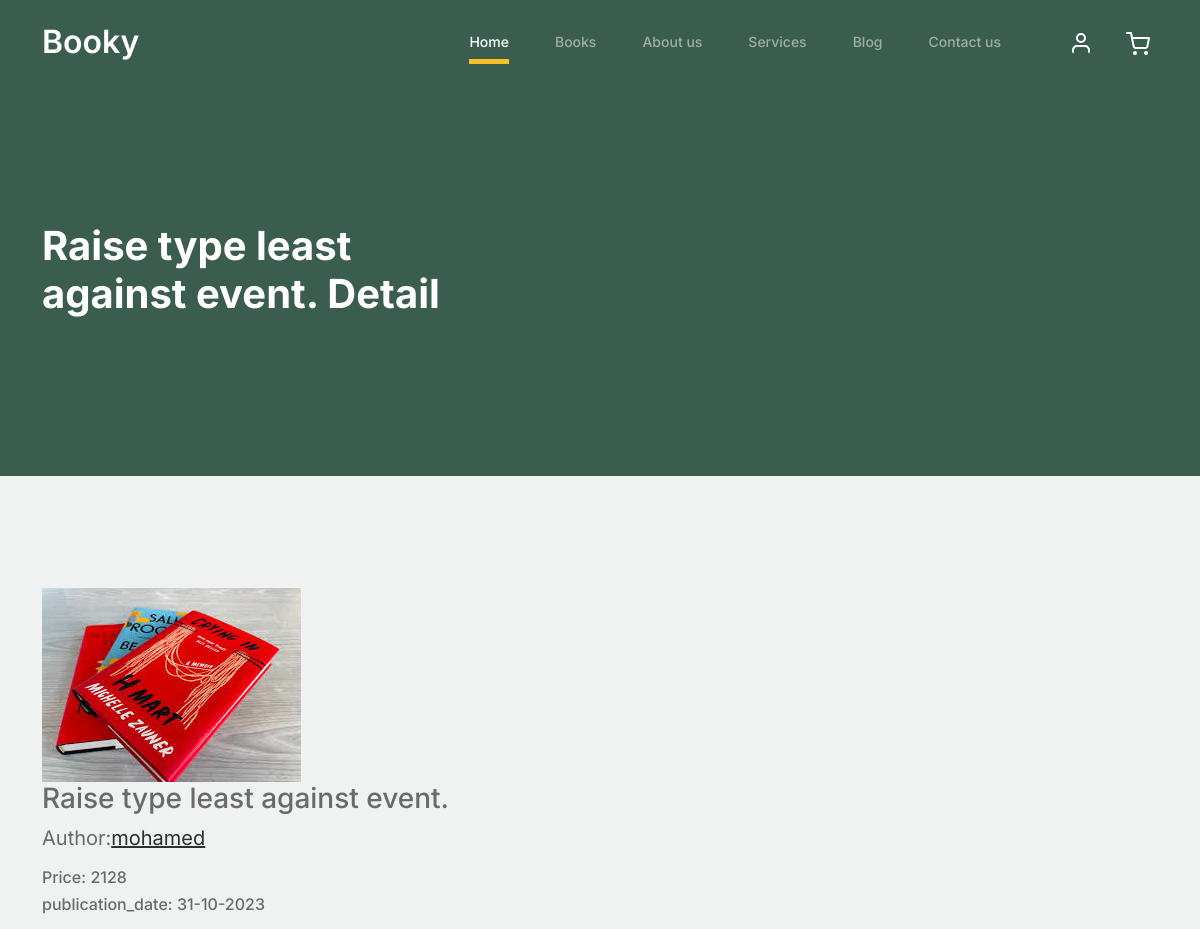
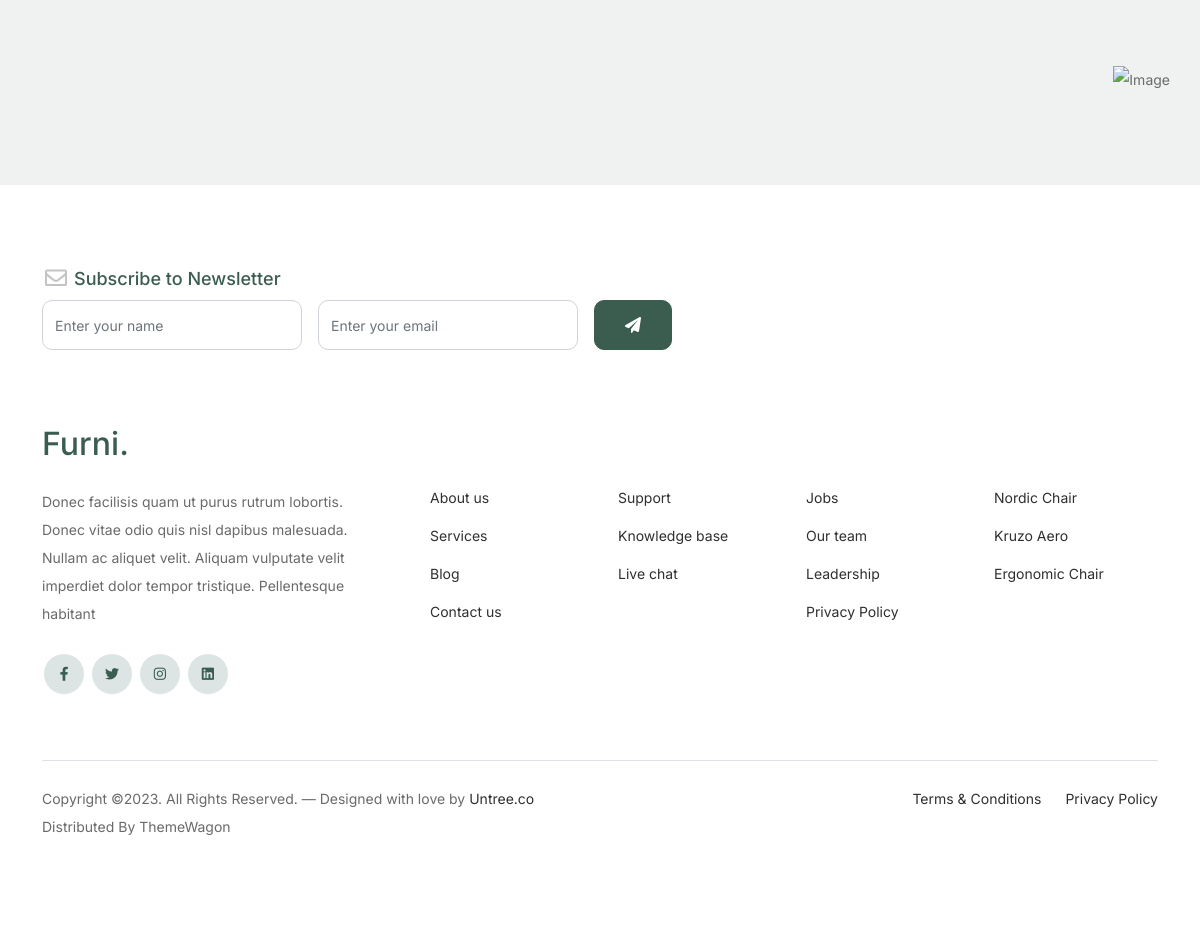
The page /books/raise-type-least-against-event on the database its author committed (2 pictures, top to bottom).
### library/models.py (models this page shows, shortened)
class Book(models.Model):
    title =models.CharField(max_length=100)
    author=models.ForeignKey('Author',on_delete=models.CASCADE,related_name='book_author')
    publication_date=models.DateTimeField(default=timezone.now)
    price=models.IntegerField(null=True,blank=True)
    logo=models.ImageField(upload_to='books')
    slug=models.SlugField(null=True,blank=True)
    def __str__(self):
        return self.title

class Author(models.Model):
    name=models.CharField(max_length=50)
    birth_date=models.DateField()
    biography=models.TextField(max_length=1000)
    slug=models.SlugField(null=True,blank=True)
    def __str__(self):
        return self.name

### library/views.py (the view)
# urls.py: path('<slug:slug>', book_detail),
def book_detail(request,slug):
    book=Book.objects.get(slug=slug)
    return render(request,'library/book_detail.html',{'book':book})

### library/templates/library/book_detail.html (shortened to what this page needs)
{% extends 'base.html' %}
{% block body %}
{% load static %}
<body>
    <nav class="custom-navbar navbar navbar navbar-expand-md navbar-dark bg-dark" arial-label="Furni navigation bar">
    </nav>
			<div class="hero">
				<div class="container">
					<div class="row justify-content-between">
						<div class="col-lg-5">
							<div class="intro-excerpt">
								<h1>{{book}} Detail</h1>
							</div>
						</div>
						<div class="col-lg-7">
						</div>
					</div>
				</div>
			</div>
    <div class="untree_co-section product-detail-section before-footer-section">
        <div class="container">
            <div class="row">
                <div class="col-12 col-md-5">
                    <div class="product-detail">
                        <a href="#"><img src="{{book.logo.url}}" alt=""></a>
                        <h3 class="product-title">{{book.title}}</h3>
                        <p style="font-size: 20px;">Author:<a href="">{{book.author}}</a></p>
                        <h6 class="product-price">Price: {{book.price}}</h6>
                        <h6 class="publication_date">publication_date: {{book.publication_date|date:"j-n-o"}}</h6>
                    </div>
                </div>
                    </div>
                </div>
            </div>
{% endblock body %}

### static/css/style.css (style rules this page uses)
body { overflow-x: hidden; position: relative; }
body { font-family: "Inter", sans-serif; font-weight: 400; line-height: 28px; color: #6a6a6a; font-size: 14px; background-color: #eff2f1; }
a { text-decoration: none; -webkit-transition: .3s all ease; -o-transition: .3s all ease; transition: .3s all ease; color: #2f2f2f; text-decoration: underline; }
.custom-navbar { background: #3b5d50 !important; padding-top: 20px; padding-bottom: 20px; }
.hero { background: #3b5d50; padding: calc(4rem - 30px) 0 0rem 0; }
@media (min-width: 768px) { .hero { padding: calc(4rem - 30px) 0 4rem 0; } }
@media (min-width: 992px) { .hero { padding: calc(8rem - 30px) 0 8rem 0; } }
.hero .intro-excerpt { position: relative; z-index: 4; }
@media (min-width: 992px) { .hero .intro-excerpt { max-width: 450px; } }
.hero h1 { font-weight: 700; color: #ffffff; margin-bottom: 30px; }
.before-footer-section { padding: 7rem 0 12rem 0 !important; }
.untree_co-section { padding: 7rem 0; }

### rows shown on the page
Book: title "Raise type least against event.", logo (picture), author "mohamed", price "2128", publication_date "31-10-2023"
